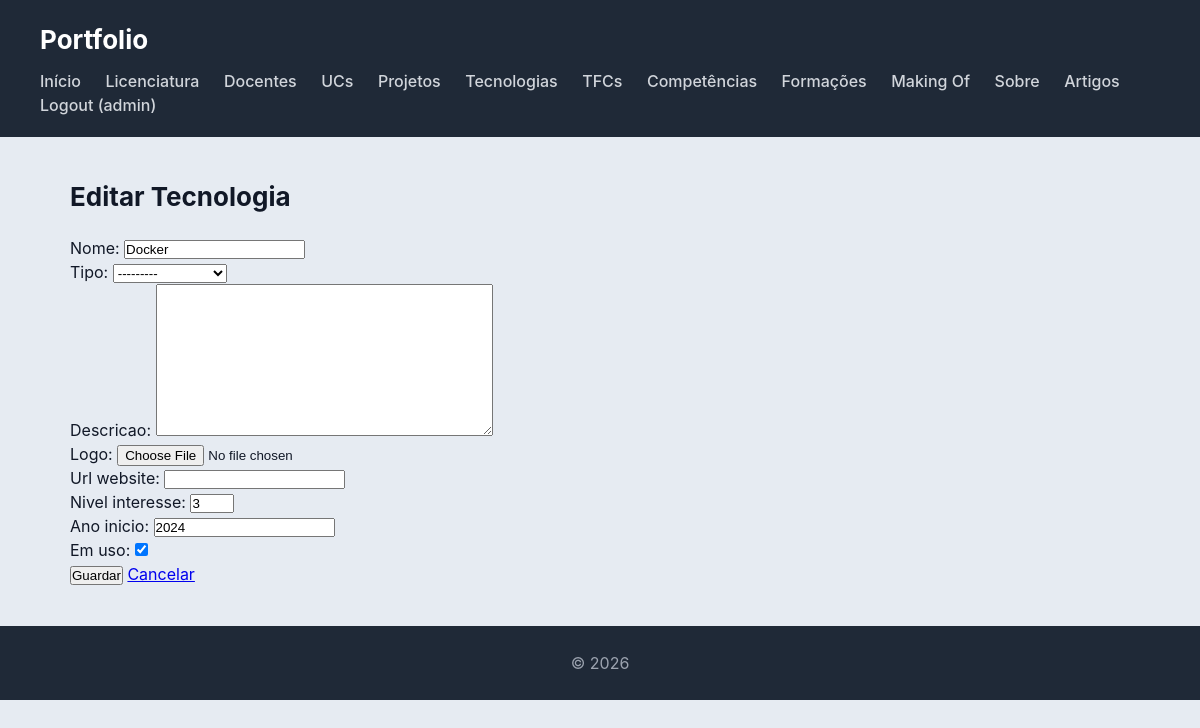
Screenshot of /portfolio/tecnologias/1/editar/ (signed in) with the database file from the repository.
### portfolio/models.py (models this page shows, shortened)
class Tecnologia(models.Model):
    TIPO_CHOICES = [
        ('frontend', 'Frontend'),
        ('backend', 'Backend'),
        ('base_dados', 'Base de Dados'),
        ('storage', 'Storage'),
        ('outros', 'Outros'),
    ]
    nome = models.CharField(max_length=100)
    tipo = models.CharField(max_length=20, choices=TIPO_CHOICES)
    descricao = models.TextField()
    logo = models.ImageField(upload_to='tecnologias/', blank=True, null=True)
    url_website = models.URLField(blank=True)
    nivel_interesse = models.IntegerField(
        validators=[MinValueValidator(1), MaxValueValidator(5)]
    )
    ano_inicio = models.IntegerField()
    em_uso = models.BooleanField(default=True)
    class Meta:
        verbose_name = 'Tecnologia'
        verbose_name_plural = 'Tecnologias'

### portfolio/views.py (the view)
# urls.py: path('tecnologias/<int:pk>/editar/', views.tecnologia_editar, name='tecnologia_editar'),
@login_required
def tecnologia_editar(request, pk):
    tecnologia = get_object_or_404(Tecnologia, pk=pk)
    form = TecnologiaForm(request.POST or None, request.FILES or None, instance=tecnologia)
    if form.is_valid():
        form.save()
        return redirect('tecnologias')
    return render(request, 'portfolio/tecnologia_form.html', {'form': form, 'titulo': 'Editar Tecnologia'})

### portfolio/forms.py
class TecnologiaForm(forms.ModelForm):
    class Meta:
        model = Tecnologia
        fields = [
            'nome', 'tipo', 'descricao', 'logo',
            'url_website', 'nivel_interesse', 'ano_inicio', 'em_uso'
        ]
        widgets = {
            'nivel_interesse': forms.NumberInput(attrs={'min': 1, 'max': 5}),
        }

### portfolio/templates/portfolio/tecnologia_form.html (shortened to what this page needs)
{% extends "portfolio/base.html" %}
{% block content %}
<h2>{{ titulo }}</h2>
<form method="post" enctype="multipart/form-data">
    {{ form.as_p }}
    <button type="submit">Guardar</button>
    <a href="{% url 'tecnologias' %}">Cancelar</a>
</form>
{% endblock %}

### portfolio/templates/portfolio/base.html (shortened to what this page needs)
<!DOCTYPE html>
<html lang="pt">
<head>
    {% load static %}
    <link rel="stylesheet" href="{% static 'portfolio/styles.css' %}">
</head>
<body>
    <header>
        <h1>Portfolio</h1>
        <nav>
            <a href="{% url 'portfolio_index' %}">Início</a>
            <a href="{% url 'licenciatura' %}">Licenciatura</a>
            <a href="{% url 'docentes' %}">Docentes</a>
            <a href="{% url 'ucs' %}">UCs</a>
            <a href="{% url 'projetos' %}">Projetos</a>
            <a href="{% url 'tecnologias' %}">Tecnologias</a>
            <a href="{% url 'tfcs' %}">TFCs</a>
            <a href="{% url 'competencias' %}">Competências</a>
            <a href="{% url 'formacoes' %}">Formações</a>
            <a href="{% url 'makingof' %}">Making Of</a>
            <a href="{% url 'sobre' %}">Sobre</a>
            <a href="{% url 'artigos' %}">Artigos</a>
            {% if request.user.is_authenticated %}
                <a href="{% url 'logout' %}">Logout ({{ request.user.username }})</a>
            {% else %}
                <a href="{% url 'login' %}">Login</a>
                <a href="{% url 'registo' %}">Registar</a>
            {% endif %}
        </nav>
    </header>
    <main>
        {% block content %}
        {% endblock %}
    </main>
    <footer>
        <p>&copy; 2026</p>
    </footer>
</body>
</html>

### portfolio/static/portfolio/styles.css (style rules this page uses)
* { box-sizing: border-box; margin: 0; padding: 0; }
body { font-family: "Inter", "Segoe UI", system-ui, -apple-system, sans-serif; background: #e6ebf2; color: #111827; line-height: 1.5; }
body > header { background: #1f2937; color: white; padding: 20px 40px; }
body > header h1 { font-size: 26px; }
body > header nav { margin-top: 10px; }
body > header nav a { color: #d1d5db; margin-right: 20px; text-decoration: none; font-weight: 500; }
main { max-width: 1100px; margin: 40px auto; padding: 0 20px; }
h2 { margin-bottom: 20px; font-size: 26px; }
footer { text-align: center; padding: 25px; background: #1f2937; color: #9ca3af; margin-top: 40px; }

### rows the page displays
Tecnologia: nome "Docker", tipo "---------", nivel_interesse "3", ano_inicio "2024", em_uso "☑"

### other values shown
{{ request.user.username }} "admin"
{{ titulo }} "Editar Tecnologia"
